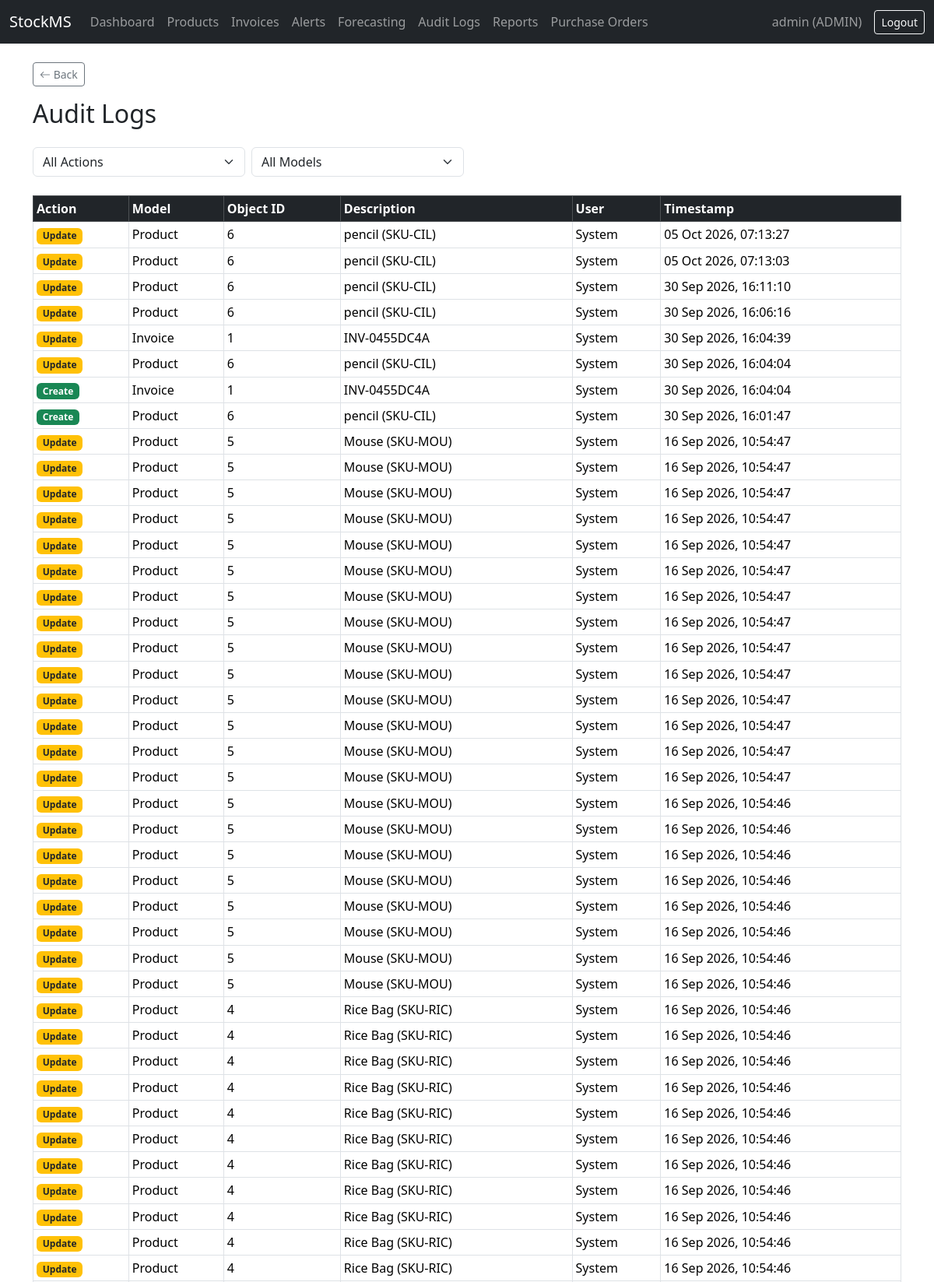
Screenshot of /audit/ (signed in, upper part) with the database file from the repository.
### accounts/models.py (models this page shows, shortened)
class User(AbstractUser):
    class Role(models.TextChoices):
        ADMIN = 'ADMIN', 'Admin'
        MANAGER = 'MANAGER', 'Manager'
        STAFF = 'STAFF', 'Staff'
    role = models.CharField(
        max_length=10,
        choices=Role.choices,
        default=Role.STAFF,
    )

### audit/models.py (models this page shows, shortened)
class AuditLog(models.Model):
    class Action(models.TextChoices):
        CREATE = 'CREATE', 'Create'
        UPDATE = 'UPDATE', 'Update'
        DELETE = 'DELETE', 'Delete'
    user = models.ForeignKey(settings.AUTH_USER_MODEL, on_delete=models.SET_NULL, null=True)
    action = models.CharField(max_length=10, choices=Action.choices)
    model_name = models.CharField(max_length=100)
    object_id = models.CharField(max_length=50)
    object_repr = models.CharField(max_length=255, blank=True)
    changes = models.JSONField(blank=True, null=True)
    timestamp = models.DateTimeField(auto_now_add=True)
    class Meta:
        ordering = ['-timestamp']

### audit/views.py (the view)
# urls.py: path('', views.audit_log_list, name='audit_log_list'),
@login_required
def audit_log_list(request):
    if request.user.role != 'ADMIN':
        messages.error(request, "You don't have permission to view audit logs.")
        return redirect('dashboard')
    logs = AuditLog.objects.select_related('user').all()
    action_filter = request.GET.get('action')
    model_filter = request.GET.get('model')
    if action_filter:
        logs = logs.filter(action=action_filter)
    if model_filter:
        logs = logs.filter(model_name=model_filter)
    logs = logs[:200]  # cap for performance/demo clarity
    return render(request, 'audit/audit_log_list.html', {
        'logs': logs,
        'action_filter': action_filter,
        'model_filter': model_filter,
    })

### audit/templates/audit/audit_log_list.html (shortened to what this page needs)
{% extends 'base.html' %}
{% block content %}
<h2 class="mb-4">Audit Logs</h2>
<form method="get" class="row g-2 mb-4">
    <div class="col-md-3">
        <select name="action" class="form-select" onchange="this.form.submit()">
            <option value="">All Actions</option>
        </select>
    </div>
    <div class="col-md-3">
        <select name="model" class="form-select" onchange="this.form.submit()">
            <option value="">All Models</option>
        </select>
    </div>
</form>
<table class="table table-bordered table-sm">
    <thead class="table-dark">
        <tr>
            <th>Action</th>
            <th>Model</th>
            <th>Object ID</th>
            <th>Description</th>
            <th>User</th>
            <th>Timestamp</th>
        </tr>
    </thead>
    <tbody>
        {% for log in logs %}
        <tr>
            <td>
                {% if log.action == 'CREATE' %}<span class="badge bg-success">Create</span>
                {% elif log.action == 'UPDATE' %}<span class="badge bg-warning text-dark">Update</span>
                {% else %}<span class="badge bg-danger">Delete</span>{% endif %}
            </td>
            <td>{{ log.model_name }}</td>
            <td>{{ log.object_id }}</td>
            <td>{{ log.object_repr }}</td>
            <td>{{ log.user|default:"System" }}</td>
            <td>{{ log.timestamp|date:"d M Y, H:i:s" }}</td>
        </tr>
        {% empty %}
        <tr><td colspan="6" class="text-center">No audit log entries found.</td></tr>
        {% endfor %}
    </tbody>
</table>
{% endblock %}

### templates/base.html (shortened to what this page needs)
{% load static %}
<!DOCTYPE html>
<html lang="en">
<head>
    <link href="https://cdn.jsdelivr.net/npm/bootstrap@5.3.3/dist/css/bootstrap.min.css" rel="stylesheet">
    <link href="https://cdn.jsdelivr.net/npm/bootstrap-icons@1.11.3/font/bootstrap-icons.css" rel="stylesheet">
</head>
<body>
    <nav class="navbar navbar-expand-lg navbar-dark bg-dark">
        <div class="container-fluid">
            <a class="navbar-brand" href="{% url 'dashboard' %}">StockMS</a>
            <div class="collapse navbar-collapse">
                <ul class="navbar-nav me-auto">
                    <li class="nav-item"><a class="nav-link" href="{% url 'dashboard' %}">Dashboard</a></li>
                    <li class="nav-item"><a class="nav-link" href="{% url 'product_list' %}">Products</a></li>
                    <li class="nav-item"><a class="nav-link" href="{% url 'invoice_list' %}">Invoices</a></li>
                    <li class="nav-item"><a class="nav-link" href="{% url 'alert_list' %}">Alerts</a></li>
                    <li class="nav-item"><a class="nav-link" href="{% url 'forecast_page' %}">Forecasting</a></li>
                    {% if user.role == 'ADMIN' %}
                        <li class="nav-item"><a class="nav-link" href="{% url 'audit_log_list' %}">Audit Logs</a></li>
                    {% endif %}
                    {% if user.role == 'ADMIN' or user.role == 'MANAGER' %}
                        <li class="nav-item"><a class="nav-link" href="{% url 'reports_page' %}">Reports</a></li>
                        <li class="nav-item"><a class="nav-link" href="{% url 'purchase_order_list' %}">Purchase Orders</a></li>
                    {% endif %}
                </ul>
                {% if user.is_authenticated %}
                <span class="navbar-text me-3">{{ user.username }} ({{ user.role }})</span>
<form method="post" action="{% url 'logout' %}" class="d-inline">
    <button type="submit" class="btn btn-outline-light btn-sm">Logout</button>
</form>                {% endif %}
            </div>
        </div>
    </nav>
    <div class="container mt-4">
    <a href="javascript:history.back()" class="btn btn-sm btn-outline-secondary mb-3">
        <i class="bi bi-arrow-left"></i> Back
    </a>
        {% block content %}
        {% endblock %}
    </div>
</body>
</html>

### rows the page displays
User: username "admin", role "ADMIN"
AuditLog: action "Update", model_name "Product", object_id "6", object_repr "pencil (SKU-CIL)", user "System", timestamp "05 Oct 2026, 07:13:27"
AuditLog: action "Update", model_name "Product", object_id "6", object_repr "pencil (SKU-CIL)", user "System", timestamp "05 Oct 2026, 07:13:03"
AuditLog: action "Update", model_name "Product", object_id "6", object_repr "pencil (SKU-CIL)", user "System", timestamp "30 Sep 2026, 16:11:10"
AuditLog: action "Update", model_name "Product", object_id "6", object_repr "pencil (SKU-CIL)", user "System", timestamp "30 Sep 2026, 16:06:16"
AuditLog: action "Update", model_name "Invoice", object_id "1", object_repr "INV-0455DC4A", user "System", timestamp "30 Sep 2026, 16:04:39"
AuditLog: action "Update", model_name "Product", object_id "6", object_repr "pencil (SKU-CIL)", user "System", timestamp "30 Sep 2026, 16:04:04"
AuditLog: action "Create", model_name "Invoice", object_id "1", object_repr "INV-0455DC4A", user "System", timestamp "30 Sep 2026, 16:04:04"
AuditLog: action "Create", model_name "Product", object_id "6", object_repr "pencil (SKU-CIL)", user "System", timestamp "30 Sep 2026, 16:01:47"
AuditLog: action "Update", model_name "Product", object_id "5", object_repr "Mouse (SKU-MOU)", user "System", timestamp "16 Sep 2026, 10:54:47"
AuditLog: action "Update", model_name "Product", object_id "5", object_repr "Mouse (SKU-MOU)", user "System", timestamp "16 Sep 2026, 10:54:47"
AuditLog: action "Update", model_name "Product", object_id "5", object_repr "Mouse (SKU-MOU)", user "System", timestamp "16 Sep 2026, 10:54:47"
AuditLog: action "Update", model_name "Product", object_id "5", object_repr "Mouse (SKU-MOU)", user "System", timestamp "16 Sep 2026, 10:54:47"
AuditLog: action "Update", model_name "Product", object_id "5", object_repr "Mouse (SKU-MOU)", user "System", timestamp "16 Sep 2026, 10:54:47"
AuditLog: action "Update", model_name "Product", object_id "5", object_repr "Mouse (SKU-MOU)", user "System", timestamp "16 Sep 2026, 10:54:47"
AuditLog: action "Update", model_name "Product", object_id "5", object_repr "Mouse (SKU-MOU)", user "System", timestamp "16 Sep 2026, 10:54:47"
AuditLog: action "Update", model_name "Product", object_id "5", object_repr "Mouse (SKU-MOU)", user "System", timestamp "16 Sep 2026, 10:54:47"
AuditLog: action "Update", model_name "Product", object_id "5", object_repr "Mouse (SKU-MOU)", user "System", timestamp "16 Sep 2026, 10:54:47"
AuditLog: action "Update", model_name "Product", object_id "5", object_repr "Mouse (SKU-MOU)", user "System", timestamp "16 Sep 2026, 10:54:47"
AuditLog: action "Update", model_name "Product", object_id "5", object_repr "Mouse (SKU-MOU)", user "System", timestamp "16 Sep 2026, 10:54:47"
AuditLog: action "Update", model_name "Product", object_id "5", object_repr "Mouse (SKU-MOU)", user "System", timestamp "16 Sep 2026, 10:54:47"
AuditLog: action "Update", model_name "Product", object_id "5", object_repr "Mouse (SKU-MOU)", user "System", timestamp "16 Sep 2026, 10:54:47"
AuditLog: action "Update", model_name "Product", object_id "5", object_repr "Mouse (SKU-MOU)", user "System", timestamp "16 Sep 2026, 10:54:47"
AuditLog: action "Update", model_name "Product", object_id "5", object_repr "Mouse (SKU-MOU)", user "System", timestamp "16 Sep 2026, 10:54:46"
AuditLog: action "Update", model_name "Product", object_id "5", object_repr "Mouse (SKU-MOU)", user "System", timestamp "16 Sep 2026, 10:54:46"
AuditLog: action "Update", model_name "Product", object_id "5", object_repr "Mouse (SKU-MOU)", user "System", timestamp "16 Sep 2026, 10:54:46"
AuditLog: action "Update", model_name "Product", object_id "5", object_repr "Mouse (SKU-MOU)", user "System", timestamp "16 Sep 2026, 10:54:46"
AuditLog: action "Update", model_name "Product", object_id "5", object_repr "Mouse (SKU-MOU)", user "System", timestamp "16 Sep 2026, 10:54:46"
AuditLog: action "Update", model_name "Product", object_id "5", object_repr "Mouse (SKU-MOU)", user "System", timestamp "16 Sep 2026, 10:54:46"
AuditLog: action "Update", model_name "Product", object_id "5", object_repr "Mouse (SKU-MOU)", user "System", timestamp "16 Sep 2026, 10:54:46"
AuditLog: action "Update", model_name "Product", object_id "5", object_repr "Mouse (SKU-MOU)", user "System", timestamp "16 Sep 2026, 10:54:46"
AuditLog: action "Update", model_name "Product", object_id "4", object_repr "Rice Bag (SKU-RIC)", user "System", timestamp "16 Sep 2026, 10:54:46"
AuditLog: action "Update", model_name "Product", object_id "4", object_repr "Rice Bag (SKU-RIC)", user "System", timestamp "16 Sep 2026, 10:54:46"
AuditLog: action "Update", model_name "Product", object_id "4", object_repr "Rice Bag (SKU-RIC)", user "System", timestamp "16 Sep 2026, 10:54:46"
AuditLog: action "Update", model_name "Product", object_id "4", object_repr "Rice Bag (SKU-RIC)", user "System", timestamp "16 Sep 2026, 10:54:46"
AuditLog: action "Update", model_name "Product", object_id "4", object_repr "Rice Bag (SKU-RIC)", user "System", timestamp "16 Sep 2026, 10:54:46"
AuditLog: action "Update", model_name "Product", object_id "4", object_repr "Rice Bag (SKU-RIC)", user "System", timestamp "16 Sep 2026, 10:54:46"
AuditLog: action "Update", model_name "Product", object_id "4", object_repr "Rice Bag (SKU-RIC)", user "System", timestamp "16 Sep 2026, 10:54:46"
AuditLog: action "Update", model_name "Product", object_id "4", object_repr "Rice Bag (SKU-RIC)", user "System", timestamp "16 Sep 2026, 10:54:46"
AuditLog: action "Update", model_name "Product", object_id "4", object_repr "Rice Bag (SKU-RIC)", user "System", timestamp "16 Sep 2026, 10:54:46"
AuditLog: action "Update", model_name "Product", object_id "4", object_repr "Rice Bag (SKU-RIC)", user "System", timestamp "16 Sep 2026, 10:54:46"
AuditLog: action "Update", model_name "Product", object_id "4", object_repr "Rice Bag (SKU-RIC)", user "System", timestamp "16 Sep 2026, 10:54:46"
